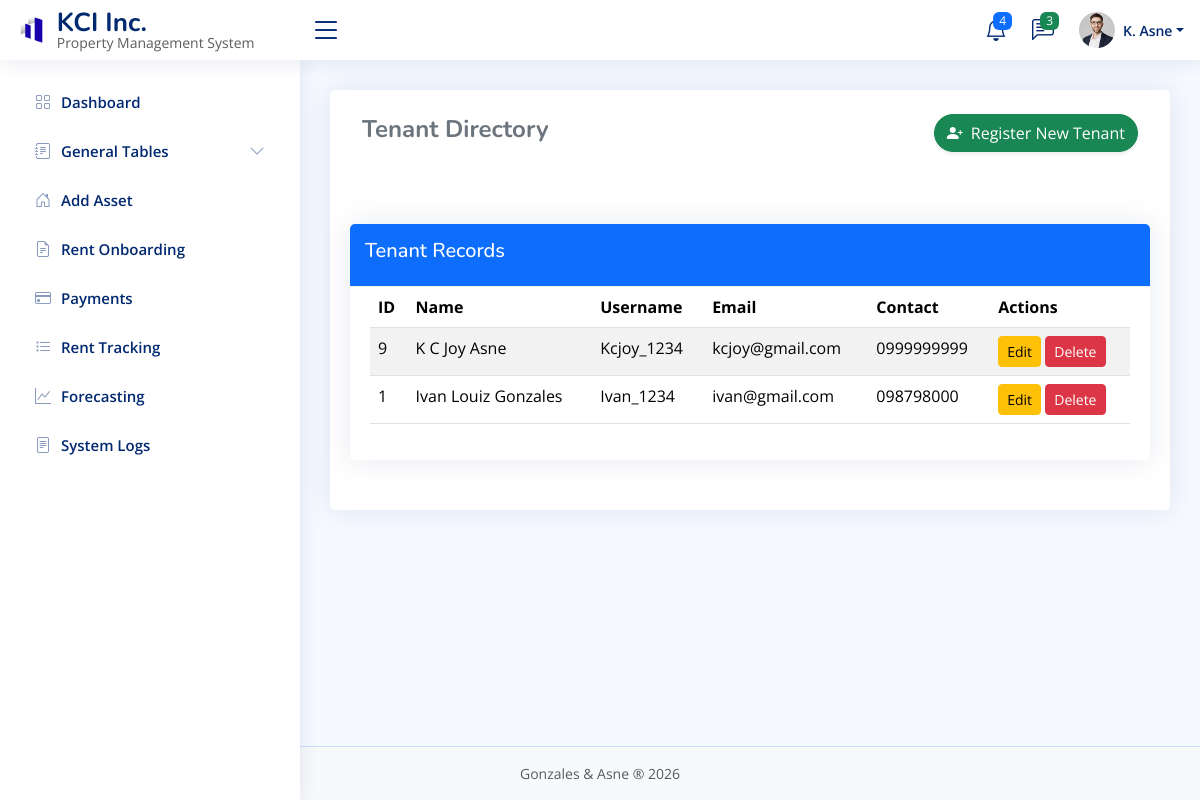
The app's page /admin.php?page=tenants with its own data.
### tables this page shows
CREATE TABLE `tenant` (
  `tenant_id` int(11) NOT NULL,
  `firstname` varchar(50) DEFAULT NULL,
  `lastname` varchar(50) DEFAULT NULL,
  `middlename` varchar(50) DEFAULT NULL,
  `username` varchar(50) DEFAULT NULL,
  `password` varchar(255) DEFAULT NULL,
  `email` varchar(100) NOT NULL,
  `contact_no` varchar(20) DEFAULT NULL
);

### admin_modules/tbl_tenants.php (the view, shortened to what this page needs)
<?php
require_once "conn.php";
$result=$conn->query("SELECT * FROM tenant ORDER BY tenant_id DESC");
?>
<div class="container-fluid py-4">
  <div class="d-flex justify-content-between align-items-center mb-4">
    <h4 class="fw-bold text-secondary">Tenant Directory</h4>
    <div>
      <button class="btn btn-success shadow-sm rounded-pill" data-bs-toggle="modal" data-bs-target="#regTenantModal">
        <i class="bi bi-person-plus-fill me-1"></i> Register New Tenant
      </button>
    </div>
  </div>
</div>
<div class="card mt-4">
  <div class="card-header bg-primary text-white d-flex justify-content-between">
    <h5>Tenant Records</h5>
  </div>
  <div class="card-body table-responsive">
    <table class="table table-striped">
      <thead><tr><th>ID</th><th>Name</th><th>Username</th><th>Email</th><th>Contact</th><th>Actions</th></tr></thead>
      <tbody>
        <?php while($r=$result->fetch_assoc()): ?>
        <tr>
          <td><?= $r['tenant_id'] ?></td>
          <td><?= $r['firstname']." ".$r['lastname'] ?></td>
          <td><?= $r['username'] ?></td>
          <td><?= $r['email'] ?></td>
          <td><?= $r['contact_no'] ?></td>
          <td>
            <button class="btn btn-warning btn-sm" data-bs-toggle="modal" data-bs-target="#editModal<?= $r['tenant_id'] ?>">Edit</button>
            <form method="POST" style="display:inline">
              <button type="submit" class="btn btn-danger btn-sm">Delete</button>
            </form>
          </td>
        </tr>
        <?php endwhile; ?>
      </tbody>
    </table>
  </div>
</div>

### assets/css/style.css (style rules this page uses)
:root { scroll-behavior: smooth; }
body { font-family: "Open Sans", sans-serif; background: #f6f9ff; color: #444444; }
html, body { height: 100%; }
body { display: flex; flex-direction: column; min-height: 100vh; }
h1, h2, h3, h4, h5, h6 { font-family: "Nunito", sans-serif; }
.card { margin-bottom: 30px; border: none; border-radius: 5px; box-shadow: 0px 0 30px rgba(1, 41, 112, 0.1); }
.card-header, .card-footer { border-color: #ebeef4; background-color: #fff; color: #798eb3; padding: 15px; }
.card-body { padding: 0 20px 20px 20px; }

### records on screen
tenant: tenant_id "9", firstname "K C Joy", lastname "Asne", username "Kcjoy_1234", email "kcjoy@gmail.com", contact_no "0999999999"
tenant: tenant_id "1", firstname "Ivan Louiz", lastname "Gonzales", username "Ivan_1234", email "ivan@gmail.com", contact_no "098798000"
